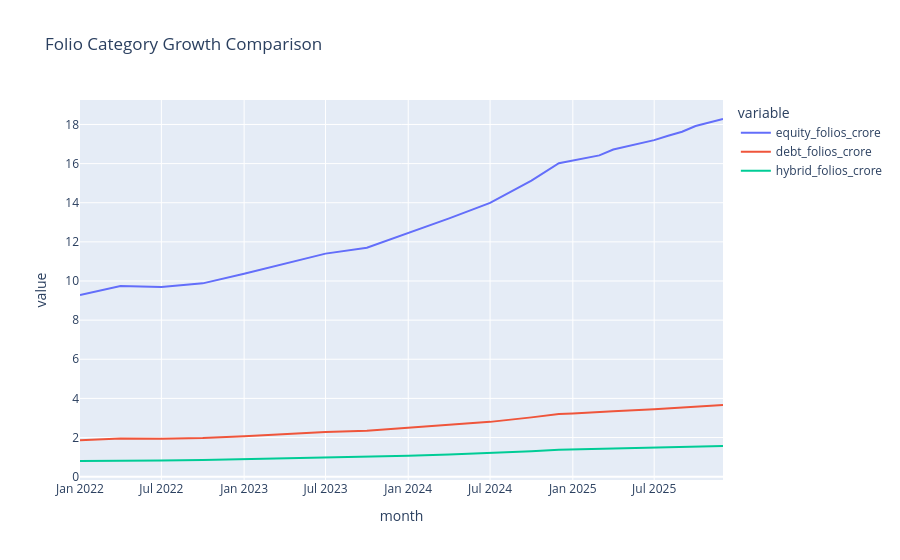

The code cell stored with this chart in its notebook:
### Code cell
folio["month"] = pd.to_datetime(folio["month"])

fig = px.line(
    folio,
    x="month",
    y=[
        "equity_folios_crore",
        "debt_folios_crore",
        "hybrid_folios_crore"
    ],
    title="Folio Category Growth Comparison"
)

fig.show()

### Figure 1 — Plotly figure (JSON) as saved in the notebook; plotly's stock layout.template omitted (floating-point values rounded to 4 significant figures)
{"data": [{"hovertemplate": "variable=equity_folios_crore<br>month=%{x}<br>value=%{y}<extra></extra>", "legendgroup": "equity_folios_crore", "line": {"color": "#636efa", "dash": "solid"}, "marker": {"symbol": "circle"}, "mode": "lines", "name": "equity_folios_crore", "orientation": "v", "showlegend": true, "type": "scatter", "x": ["2022-01-01T00:00:00.000000", "2022-04-01T00:00:00.000000", "2022-07-01T00:00:00.000000", "2022-10-01T00:00:00.000000", "2023-01-01T00:00:00.000000", "2023-04-01T00:00:00.000000", "2023-07-01T00:00:00.000000", "2023-10-01T00:00:00.000000", "2024-01-01T00:00:00.000000", "2024-04-01T00:00:00.000000", "2024-07-01T00:00:00.000000", "2024-10-01T00:00:00.000000", "2024-12-01T00:00:00.000000", "2025-01-01T00:00:00.000000", "2025-03-01T00:00:00.000000", "2025-04-01T00:00:00.000000", "2025-07-01T00:00:00.000000", "2025-08-01T00:00:00.000000", "2025-09-01T00:00:00.000000", "2025-10-01T00:00:00.000000", "2025-12-01T00:00:00.000000"], "xaxis": "x", "y": [9.28, 9.74, 9.69, 9.88, 10.37, 10.88, 11.4, 11.7, 12.45, 13.2, 13.99, 15.13, 16.02, 16.17, 16.42, 16.72, 17.2, 17.42, 17.63, 17.92, 18.28], "yaxis": "y"}, {"hovertemplate": "variable=debt_folios_crore<br>month=%{x}<br>value=%{y}<extra></extra>", "legendgroup": "debt_folios_crore", "line": {"color": "#EF553B", "dash": "solid"}, "marker": {"symbol": "circle"}, "mode": "lines", "name": "debt_folios_crore", "orientation": "v", "showlegend": true, "type": "scatter", "x": ["2022-01-01T00:00:00.000000", "2022-04-01T00:00:00.000000", "2022-07-01T00:00:00.000000", "2022-10-01T00:00:00.000000", "2023-01-01T00:00:00.000000", "2023-04-01T00:00:00.000000", "2023-07-01T00:00:00.000000", "2023-10-01T00:00:00.000000", "2024-01-01T00:00:00.000000", "2024-04-01T00:00:00.000000", "2024-07-01T00:00:00.000000", "2024-10-01T00:00:00.000000", "2024-12-01T00:00:00.000000", "2025-01-01T00:00:00.000000", "2025-03-01T00:00:00.000000", "2025-04-01T00:00:00.000000", "2025-07-01T00:00:00.000000", "2025-08-01T00:00:00.000000", "2025-09-01T00:00:00.000000", "2025-10-01T00:00:00.000000", "2025-12-01T00:00:00.000000"], "xaxis": "x", "y": [1.86, 1.95, 1.94, 1.98, 2.07, 2.18, 2.28, 2.34, 2.49, 2.64, 2.8, 3.03, 3.2, 3.23, 3.28, 3.34, 3.44, 3.48, 3.53, 3.58, 3.66], "yaxis": "y"}, {"hovertemplate": "variable=hybrid_folios_crore<br>month=%{x}<br>value=%{y}<extra></extra>", "legendgroup": "hybrid_folios_crore", "line": {"color": "#00cc96", "dash": "solid"}, "marker": {"symbol": "circle"}, "mode": "lines", "name": "hybrid_folios_crore", "orientation": "v", "showlegend": true, "type": "scatter", "x": ["2022-01-01T00:00:00.000000", "2022-04-01T00:00:00.000000", "2022-07-01T00:00:00.000000", "2022-10-01T00:00:00.000000", "2023-01-01T00:00:00.000000", "2023-04-01T00:00:00.000000", "2023-07-01T00:00:00.000000", "2023-10-01T00:00:00.000000", "2024-01-01T00:00:00.000000", "2024-04-01T00:00:00.000000", "2024-07-01T00:00:00.000000", "2024-10-01T00:00:00.000000", "2024-12-01T00:00:00.000000", "2025-01-01T00:00:00.000000", "2025-03-01T00:00:00.000000", "2025-04-01T00:00:00.000000", "2025-07-01T00:00:00.000000", "2025-08-01T00:00:00.000000", "2025-09-01T00:00:00.000000", "2025-10-01T00:00:00.000000", "2025-12-01T00:00:00.000000"], "xaxis": "x", "y": [0.8, 0.83, 0.83, 0.85, 0.89, 0.93, 0.98, 1.0, 1.07, 1.13, 1.2, 1.3, 1.37, 1.39, 1.41, 1.43, 1.47, 1.49, 1.51, 1.54, 1.57], "yaxis": "y"}], "layout": {"legend": {"title": {"text": "variable"}, "tracegroupgap": 0}, "title": {"text": "Folio Category Growth Comparison"}, "xaxis": {"anchor": "y", "domain": [0, 1], "title": {"text": "month"}}, "yaxis": {"anchor": "x", "domain": [0, 1], "title": {"text": "value"}}}}
